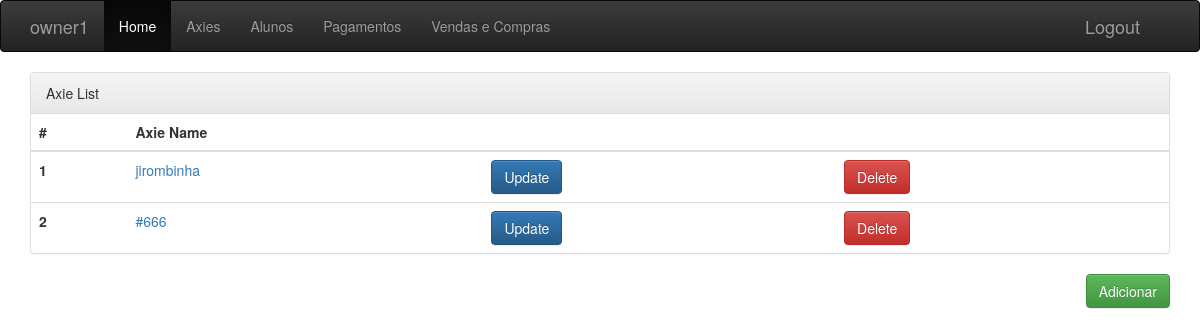
Before: /axie/ (signed in) with the older database file.
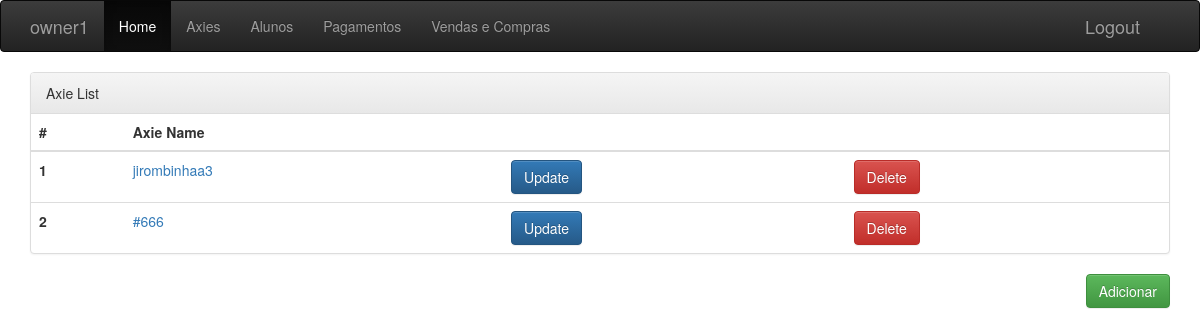
After: the same page with the newer database file.
### manager/models.py (models this page shows, shortened)
class Axie(models.Model):
    student = models.ForeignKey("manager.Student", related_name="axies", on_delete=models.SET_NULL, blank=True, null=True, validators=[validate_axie_limit])
    axie_id = models.CharField(max_length=50)
    buy_date = models.DateField(blank=True, null=True)
    description = models.TextField(blank=True, null=True)
    eth_cost = models.DecimalField(max_digits=18, decimal_places=9, validators=[MinValueValidator(0)])
    sold = models.BooleanField(default=False)
    user = models.ForeignKey(User, related_name="userAxies", on_delete=models.DO_NOTHING)

### manager/views.py (the view)
# urls.py: path('axie/', views.AxieListView.as_view(), name="axie_list"),
class AxieListView(LoginRequiredMixin, ListView):
    login_url = "/"
    model = Axie
    def get_queryset(self):
        return Axie.objects.filter(user_id=self.request.user.id)

### manager/templates/manager/axie_list.html
{% extends "manager/base.html" %}
{% block content %}
    <div class="panel panel-default">
        <div class="panel-heading">Axie List</div>
            <table class="table">
                <thead>
                    <tr>
                        <th>#</th>
                        <th>Axie Name</th>
                        <th></th>
                        <th></th>
                    </tr>
                </thead>
                <tbody>
                    {% for axie in axie_list %}
                        <tr>
                            <th scope="row">{{ forloop.counter }}</th>
                            <td><a href="{% url 'axie_detail' pk=axie.pk %}">{{ axie.axie_id }}</a></td>
                            <td><a href="{% url 'axie_update' pk=axie.pk %}"><button type="button" class="btn btn-primary">Update</button></a></td>
                            <td><a href="{% url 'axie_delete' pk=axie.pk %}"><button type="button" class="btn btn-danger">Delete</button></a></td>
                        </tr>
                    {% endfor %}
                </tbody>
            </table>
        </div>
        <a href="{% url 'axie_form' %}"><button type="button" class="btn btn-success" style="float: right;">Adicionar</button></a>
    </div>
{% endblock %}

Changed rows visible on the page:
changed Axie: axie_id "jirombinha" → "jirombinhaa3"
